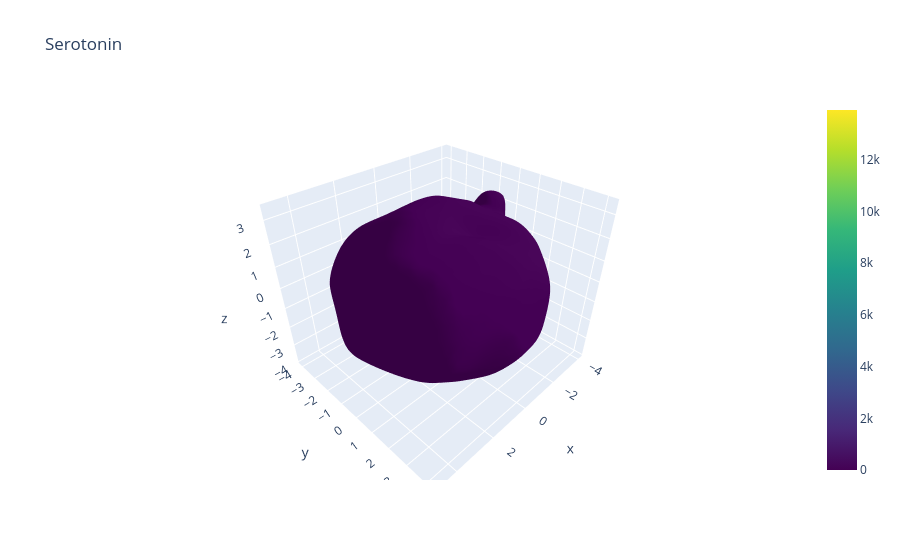

Write notebook code for a chart like this one.
### Code cell
print(m.field_names)


ref_field, markers_array, marker_names = extract_markers(m, annotation_names)


vertex_fields = np.concatenate([hks, markers_array], axis=1)
field_names = ["HKS"] + marker_names

print(field_names)

plot_idx = 8
fig = go.Figure(data=[
    go.Mesh3d(
        x=m.v[:,0], y=m.v[:,1], z=m.v[:,2],
        i=m.f[:,0], j=m.f[:,1], k=m.f[:,2],
        intensity=markers_array[:,plot_idx],
        colorscale='Viridis',
        showscale=True,   # adds colorbar
        name="Surface"
    )
])

fig.update_layout(
    scene=dict(aspectmode='data'),
    title=marker_names[plot_idx],
)

fig.show()

### Figure 1 — Plotly figure (JSON) as saved in the notebook; plotly's stock layout.template omitted (floating-point values rounded to 4 significant figures; data arrays with more than 128 entries replaced by an {"elided": "..."} marker saying what was removed)
{"data": [{"colorscale": [[0, "#440154"], [0.1111, "#482878"], [0.2222, "#3e4989"], [0.3333, "#31688e"], [0.4444, "#26828e"], [0.5556, "#1f9e89"], [0.6667, "#35b779"], [0.7778, "#6ece58"], [0.8889, "#b5de2b"], [1, "#fde725"]], "i": {"elided": "35996 int values"}, "intensity": {"elided": "18000 float values"}, "j": {"elided": "35996 int values"}, "k": {"elided": "35996 int values"}, "name": "Surface", "showscale": true, "type": "mesh3d", "x": {"elided": "18000 float values"}, "y": {"elided": "18000 float values"}, "z": {"elided": "18000 float values"}}], "layout": {"scene": {"aspectmode": "data"}, "title": {"text": "Serotonin"}}}
